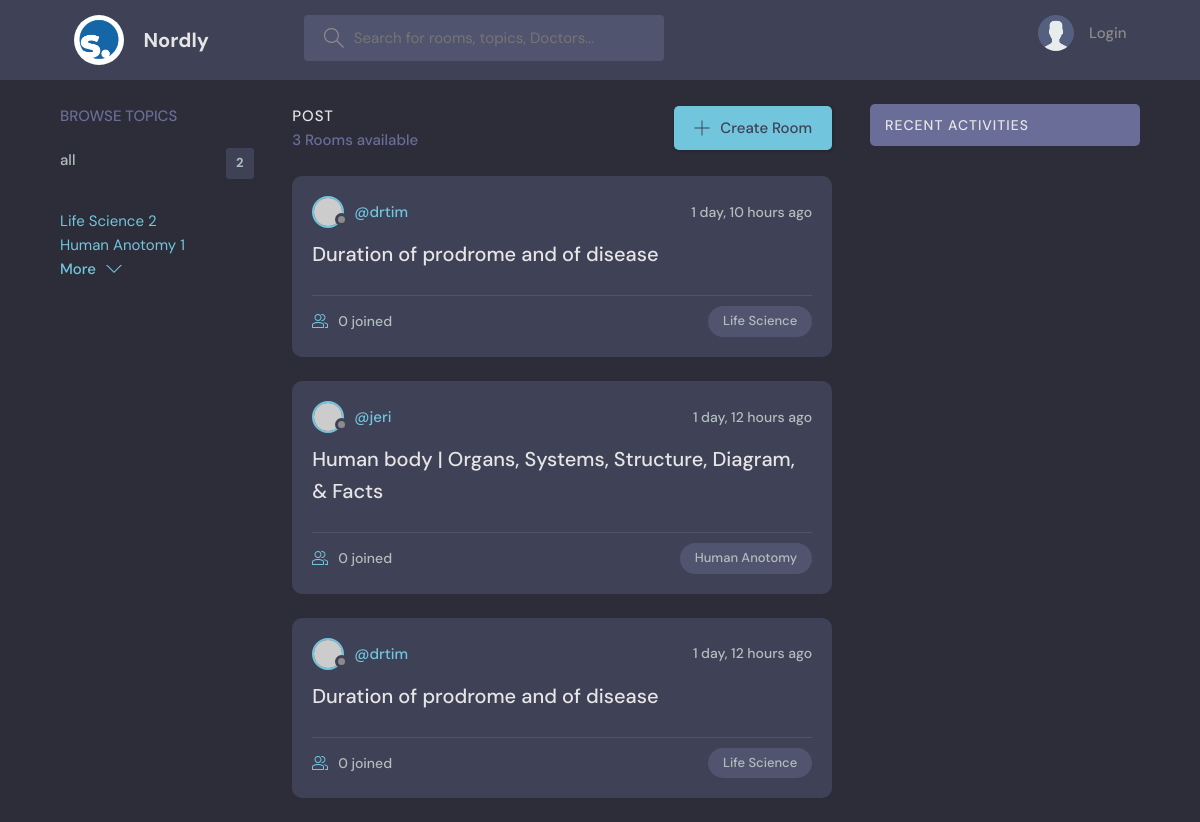
The app's page /, older data.
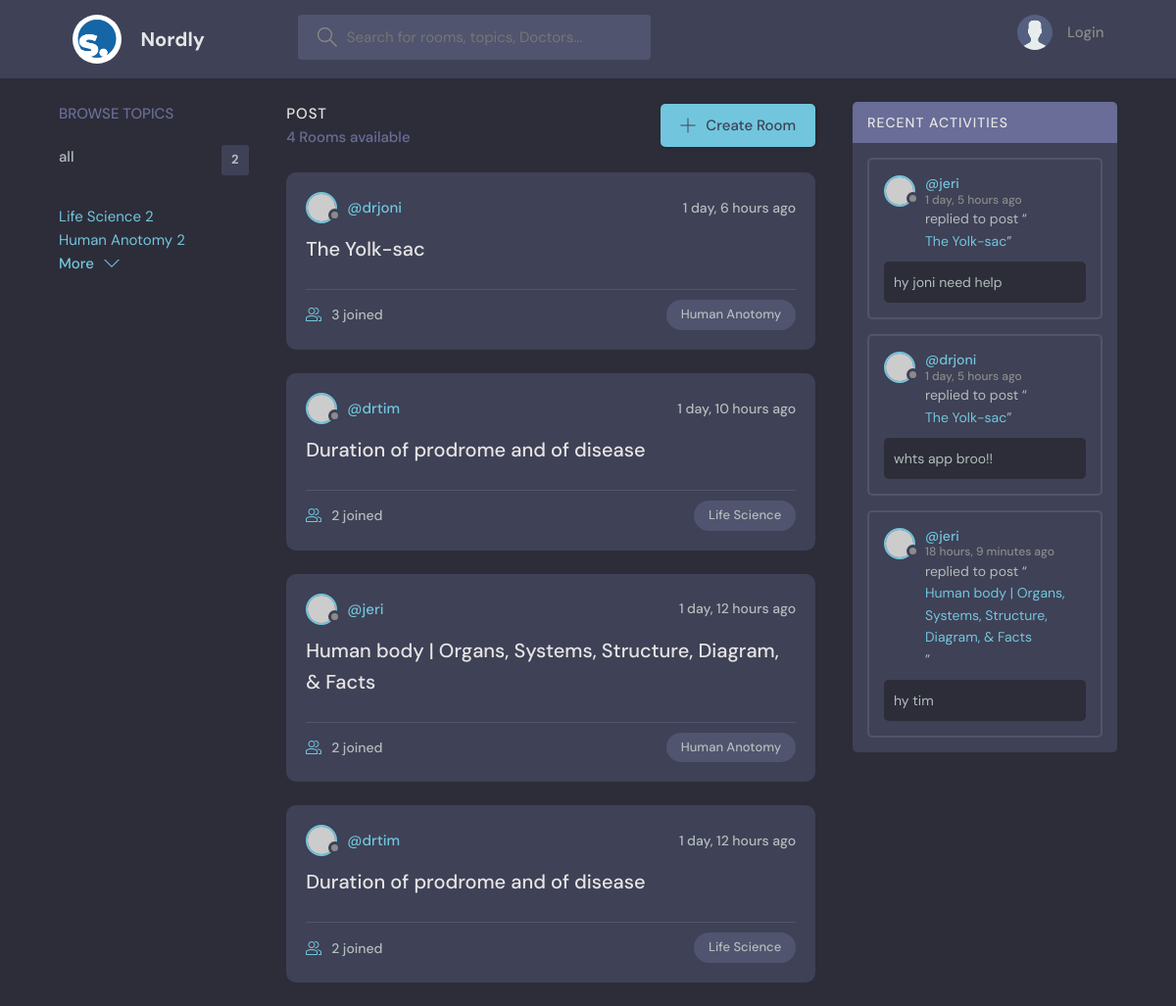
The same page, newer data.
### base/models.py (models this page shows, shortened)
class Topic(models.Model):
    name= models.CharField(max_length= 200)
    def __str__(self):
        return self.name

class Room(models.Model):
    host= models.ForeignKey(User,on_delete=models.SET_NULL,null=True)
    topic= models.ForeignKey(Topic,on_delete=models.SET_NULL, null = True )
    name= models.CharField(max_length= 100)
    participants = models.ManyToManyField(User, related_name= 'participants', blank= True)
    description = models.TextField(null= True, blank=True)
    created= models.DateTimeField(auto_now_add= True)
    updated= models.DateTimeField(auto_now= True)
    class Meta:
        ordering= ['-updated', '-created']
    def __str__(self):
        return self.name

class Message(models.Model):
    user= models.ForeignKey(User,on_delete = models.CASCADE)
    room= models.ForeignKey(Room,on_delete = models.CASCADE)
    body= models.TextField(null=True, blank =True)
    updated= models.DateTimeField(auto_now= True)
    created=  models.DateTimeField(auto_now_add= True)

### base/views.py (the view)
# urls.py: path('', views.home, name='home'),
def home(request):
    q= request.GET.get('q') if request.GET.get('q') != None else ''
    rooms= Room.objects.filter(Q(topic__name__icontains =q)|
                               Q(name__icontains =q)|
                               Q(host__username__icontains =q)|
                               Q(description__icontains =q)
                                )
    topics= Topic.objects.all()
    roomcounts= rooms.count()
    room_message= Message.objects.filter(Q(room__topic__name__icontains=q)|
                                         Q(user__username__icontains =q)
                                            )
    context= {'rooms':rooms,
              'topics': topics,
              'roomcount': roomcounts,
              'room_message':room_message
            }
    return render(request,'base/home.html', context)

### base/templates/base/home.html (shortened to what this page needs)
{% extends 'main.html' %}
{% block content %}
    <main class="layout layout--3">
      <div class="container">
        <div class="topics">
          {% include 'base/topics_component.html' %}
        </div>
        <div class="roomList">
          <div class="roomList__header">
            <div>
              <h2>POST</h2>
              <p> {{roomcount}} Rooms available</p>
            </div>
            <a class="btn btn--main" href="{% url 'create-room' %}">
              <svg version="1.1" xmlns="http://www.w3.org/2000/svg" width="32" height="32" viewBox="0 0 32 32">
                <title>add</title>
                <path
                  d="M16.943 0.943h-1.885v14.115h-14.115v1.885h14.115v14.115h1.885v-14.115h14.115v-1.885h-14.115v-14.115z"
                ></path>
              </svg>
              Create Room
            </a>
          </div>
        {% include 'base/feed_component.html' %}
        </div>
        <div class="activities">
          {% include 'base/activity_component.html' %}
        </div>
      </div>
    </main>
{% endblock %}

### base/templates/base/topics_component.html
 <div >
  <div class="topics__header">
    <h2>Browse Topics</h2>
  </div>
  <ul class="topics__list">
    <li>
      <a href="{% url 'home' %}">all <span>{{topics.count}}</span></a>
    </li>
    {% for topic in topics %}
      <div>
        <a href="{% url 'home' %}?q={{topic.name}}">{{topic.name}} <span>{{topic.room_set.all.count}}</span> </a>
      </div>
    {% endfor %}
  </ul>
  <a class="btn btn--link" href="topics.html">
    More
    <svg version="1.1" xmlns="http://www.w3.org/2000/svg" width="32" height="32" viewBox="0 0 32 32">
      <title>chevron-down</title>
      <path d="M16 21l-13-13h-3l16 16 16-16h-3l-13 13z"></path>
    </svg>
  </a>
</div>

### base/templates/base/feed_component.html (shortened to what this page needs)
{% for room in rooms %}
<div class="roomListRoom">
  <div class="roomListRoom__header">
    <a href="{% url 'user-profile' room.host.id %}" class="roomListRoom__author">
      <div class="avatar avatar--small">
        <img src="https://randomuser.me/api/portraits/women/11.jpg" />
      </div>
      <span>@{{room.host.username}}</span>
    </a>
    <div class="roomListRoom__actions">
      <span>{{room.created|timesince}} ago</span>
    </div>
  </div>
  <div class="roomListRoom__content">
    <a href="{% url 'room' room.id %}">{{room.name}}</a>
  </div>
  <div class="roomListRoom__meta">
    <a href="{% url 'room' room.id %}" class="roomListRoom__joined">
      {{room.participants.all.count}} joined
    </a>
    <p class="roomListRoom__topic">{{room.topic}}</p>
  </div>
</div>
{% endfor %}

### base/templates/base/activity_component.html (shortened to what this page needs)
<div class="activities__header">
  <h2>Recent Activities</h2>
</div>
{% for message in room_message %}
<div class="activities__box">
  <div class="activities__boxHeader roomListRoom__header">
    <a href="{% url 'user-profile' message.user.id %}" class="roomListRoom__author">
      <div class="avatar avatar--small">
        <img src="https://randomuser.me/api/portraits/women/11.jpg" />
      </div>
      <p>
        @{{message.user}}
        <span> {{message.created|timesince}} ago</span>
      </p>
    </a>
  </div>
  <div class="activities__boxContent">
    <p>replied to post “<a href="{% url 'room' message.room.id %}">{{message.room}}</a>”</p>
    <div class="activities__boxRoomContent">
      {{message.body}}
    </div>
  </div>
</div>
{% endfor %}

Row changes from the older to the newer data that the page shows:
computed for Topic "Human Anotomy": room_set.all.count "1" → "2"
added Room: host.username "drjoni", created "1 day, 6 hours", name "The Yolk-sac", participants.all.count "3", topic "Human Anotomy"
changed Room "1 day, 10 hours": participants.all.count "0" → "2"
computed for Room "Human body | Organs, Systems, Structure, Diagram, & Facts": participants.all.count "0" → "2"
computed for Room (number 4 of 4 on the later page): participants.all.count "0" → "2"
added Message: user "jeri", created "1 day, 5 hours", room "The Yolk-sac", body "hy joni need help"
added Message: user "drjoni", created "1 day, 5 hours", room "The Yolk-sac", body "whts app broo!!"
added Message: user "jeri", created "18 hours, 9 minutes", room "Human body | Organs, Systems, Structure, Diagram, & Facts", body "hy tim"
Text that changed along with them:
{{ roomcount }}: "3" → "4"
